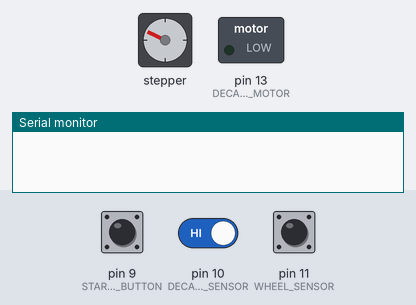
The sketch below on a simulated Arduino Uno, built with avr-gcc and run on an emulated ATmega328P. On the bench: stepper motor, switched loads named in the sketch (green lamp = pin HIGH), the last lines printed to the serial monitor. Wiring (inferred from the names in the program): stepper motor driver (200 steps per turn assumed): step pin 2; direction pin 5; enable pin 8. The test bench sets the inputs (shaded band); at power-on: pin 11 (WHEEL_SENSOR) HIGH, pin 9 (START_STOP_BUTTON) HIGH, pin 10 (DECAPPING_SENSOR) HIGH. Pins used as bus, display or sensor lines are not drawn.

Above: at 0.8 s.
0.9 s: pin 11 (WHEEL_SENSOR) pulsed LOW 2 times (0.12 s each, 0.3 s apart)
At 3.4 s:
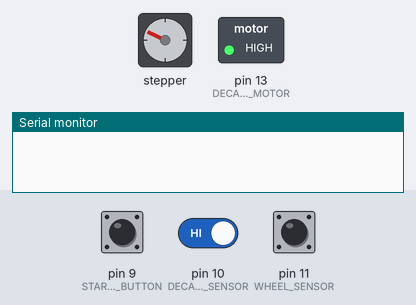
4.5 s: pin 9 (START_STOP_BUTTON) pulled LOW for 0.15 s
At 5.6 s:
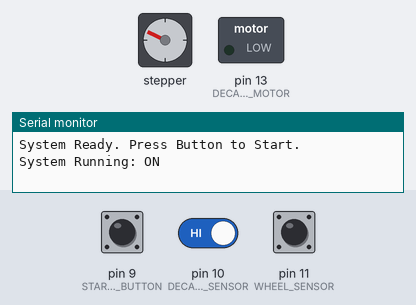
7.6 s: pin 11 (WHEEL_SENSOR) pulsed LOW 5 times (0.12 s each, 0.3 s apart)
At 10.0 s:
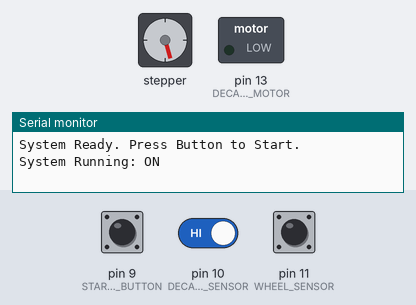
12.1 s: pin 11 (WHEEL_SENSOR) driven LOW
15.1 s: pin 11 (WHEEL_SENSOR) driven HIGH
At 17.3 s:
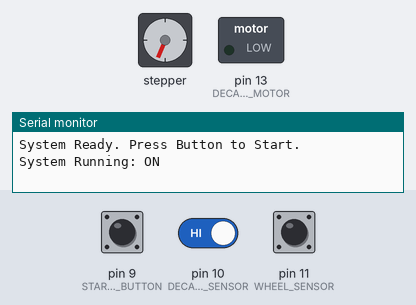
Timing chart, 0 to 74.6 s (numbered marks = the images above; inputs shaded):
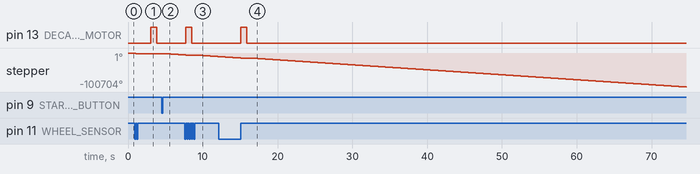

Measured:
- after the input at 0.9 s, pin 13 (DECAPPING_MOTOR): LOW → HIGH after 2.1 s, → LOW 0.80 s later
- after the input at 4.5 s, stepper: keeps turning counter-clockwise at about 1475°/s, starting after 0.20 s
- after the input at 7.6 s, pin 13 (DECAPPING_MOTOR): LOW → HIGH after 0.12 s, → LOW 0.80 s later
- after the input at 15.1 s, pin 13 (DECAPPING_MOTOR): LOW → HIGH at once, → LOW 0.80 s later

The sketch:

sketch.ino
```cpp
#include <Wire.h>
#define WHEEL_SENSOR 11
#define DECAPPING_SENSOR 10
#define DECAPPING_MOTOR 13
#define TURNER_DIRPIN 5
#define TURNER_STEPPIN 2
#define TURNER_ENABLE 8
#define START_STOP_BUTTON 9
#define TURN_MOTOR_SPEED 1200

bool systemRunning = false;
bool lastButtonState = HIGH;

void setup() {
  Serial.begin(9600);
  pinMode(WHEEL_SENSOR, INPUT_PULLUP);
  pinMode(DECAPPING_SENSOR, INPUT_PULLUP);
  pinMode(START_STOP_BUTTON, INPUT_PULLUP);
  pinMode(DECAPPING_MOTOR, OUTPUT);

  pinMode(TURNER_DIRPIN, OUTPUT);
  pinMode(TURNER_STEPPIN, OUTPUT);
  pinMode(TURNER_ENABLE, OUTPUT);

  digitalWrite(DECAPPING_MOTOR, LOW);
  digitalWrite(TURNER_ENABLE, LOW); // stepper
  digitalWrite(TURNER_DIRPIN, LOW); // Set direction

  // --- INITIAL INDEXING PHASE ---
  indexHardware();
  Serial.println("System Ready. Press Button to Start.");
}

void loop() {
  checkButton();
  // 1. Rotate Wheel until sensor hit
  if (systemRunning) {
  rotateWheelToSensor();
  // 2. Run Decapper until sensor hit
  if(!systemRunning) return;
  runDecapperToSensor();
  // Small pause for stability
  delay(500);
  }else {
    digitalWrite(TURNER_ENABLE, LOW); // Disable Stepper when stopped
    digitalWrite(DECAPPING_MOTOR, LOW); // Ensure decapper is off
  }
}

void checkButton() {
  bool currentButtonState = digitalRead(START_STOP_BUTTON);

  // Detect button press (Transition from HIGH to LOW)
  if (lastButtonState == HIGH && currentButtonState == LOW) {
    systemRunning = !systemRunning; // Toggle state
    Serial.print("System Running: ");
    Serial.println(systemRunning ? "ON" : "OFF");
    delay(200); // Simple debounce
  }
  lastButtonState = currentButtonState;
}

// Moves the stepper until the limit switch is triggered
void rotateWheelToSensor() {
  // Move off the sensor first if it's already triggered
while(digitalRead(WHEEL_SENSOR) == HIGH) {
    stepMotor();
  }
  // Move until it hits the sensor
  while(digitalRead(WHEEL_SENSOR) == LOW) {
    stepMotor();
  }
}

// Runs DC motor until the decapping limit switch is triggered
void runDecapperToSensor() {
  if(digitalRead(WHEEL_SENSOR) == HIGH){
  digitalWrite(DECAPPING_MOTOR, HIGH);
  delay(800);
  while(digitalRead(DECAPPING_SENSOR) == LOW) {
    digitalWrite(DECAPPING_MOTOR, HIGH);
  }
  digitalWrite(DECAPPING_MOTOR, LOW);
  }
}

void stepMotor() {
  digitalWrite(TURNER_STEPPIN, HIGH);
  delayMicroseconds(10);
  digitalWrite(TURNER_STEPPIN, LOW);
  delayMicroseconds(TURN_MOTOR_SPEED);
}

void indexHardware() {
  // Logic to home both components on startup
  rotateWheelToSensor();
  delay(2000);
  runDecapperToSensor();
}
```
